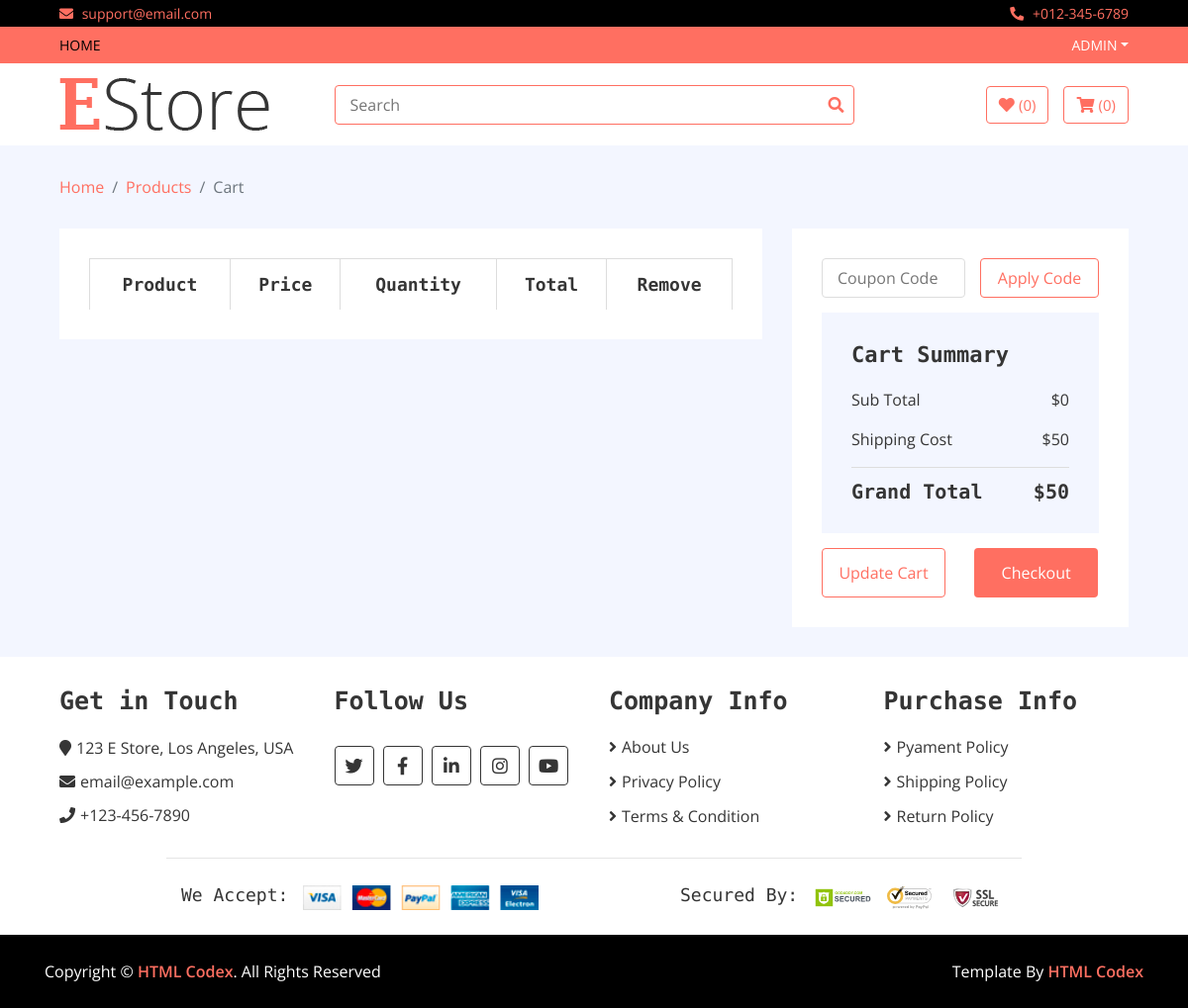
Page /cart (signed in) on the earlier database version.
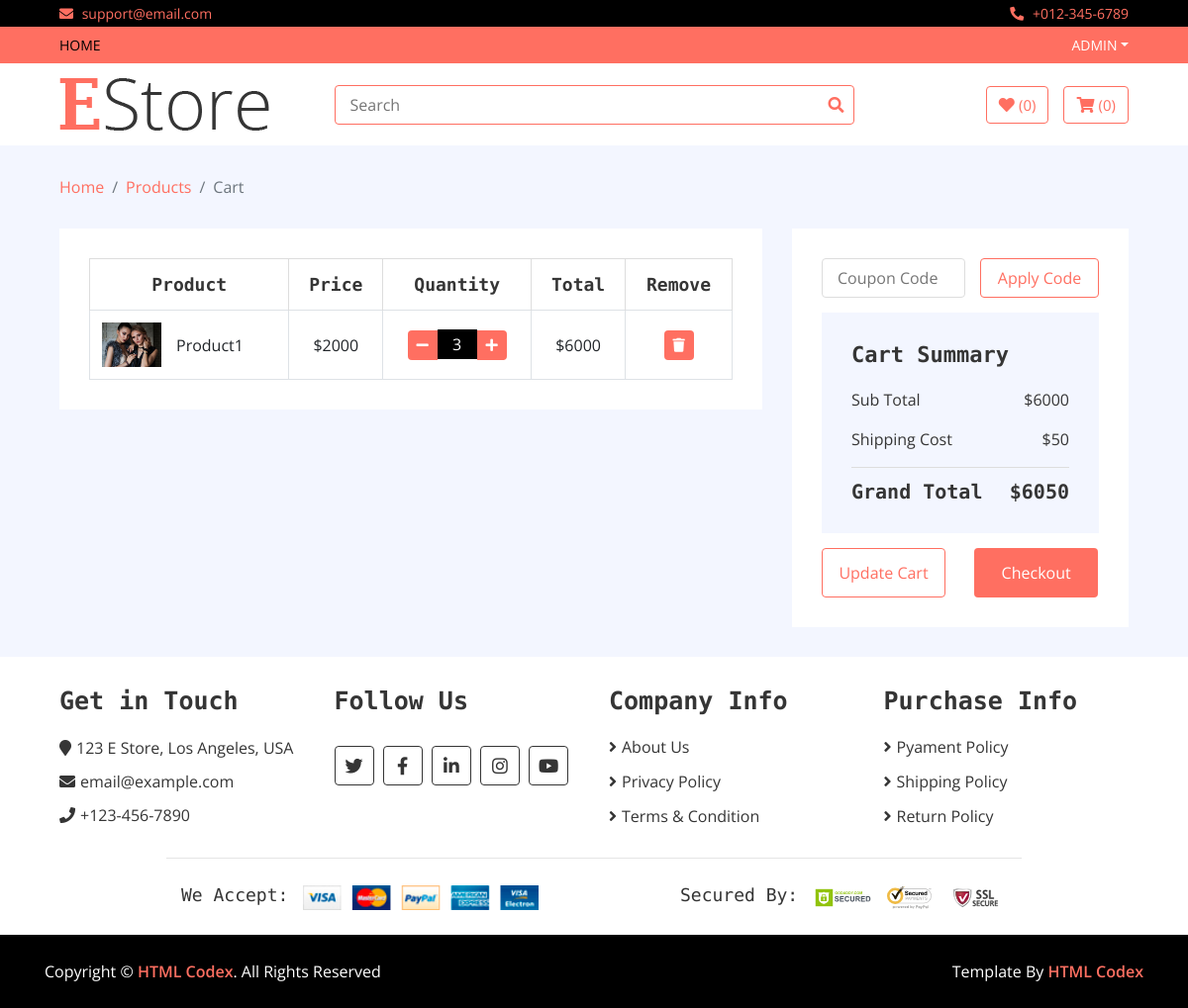
Same page on the later database version.
### home/models.py (models this page shows, shortened)
class Cart(models.Model):
    username = models.CharField(max_length=300)
    slug = models.CharField(max_length=500)
    quantity = models.IntegerField(default = 1)
    items = models.ForeignKey(Product,on_delete = models.CASCADE)
    total = models.IntegerField()
    checkout = models.BooleanField(default=False)

class Product(models.Model):
    name = models.CharField(max_length=300)
    price = models.IntegerField()
    discounted_price = models.IntegerField(default = 0)
    image = models.ImageField(upload_to='media')
    category = models.ForeignKey(Category,on_delete=models.CASCADE)
    subcategory = models.ForeignKey(SubCategory,on_delete=models.CASCADE)
    brand = models.ForeignKey(Brand,on_delete=models.CASCADE)
    description = models.TextField()
    specification = models.TextField()
    slug = models.TextField()
    stock = models.CharField(max_length=20,choices=STOCK)
    label = models.CharField(max_length=20,choices=LABEL)

### home/views.py (the view)
# urls.py: path('cart', CartView.as_view(), name='cart'),
class CartView(BaseView):
    def get(self,request):
        grand_total = 0
        username = request.user.username
        self.views['cart_products'] = Cart.objects.filter(username = username,checkout = False)
        for i in self.views['cart_products']:
            grand_total =  grand_total + i.total
        self.views['all_total'] = grand_total
        self.views['grand_total'] = grand_total + 50
        return render(request,'cart.html',self.views)

### templates/cart.html (shortened to what the changed rows need)
{% extends 'base.html' %}
{% load static %}
{% block content %}
        <div class="cart-page">
            <div class="container-fluid">
                <div class="row">
                    <div class="col-lg-8">
                        <div class="cart-page-inner">
                            <div class="table-responsive">
                                <table class="table table-bordered">
                                    <thead class="thead-dark">
                                        <tr>
                                            <th>Product</th>
                                            <th>Price</th>
                                            <th>Quantity</th>
                                            <th>Total</th>
                                            <th>Remove</th>
                                        </tr>
                                    </thead>
                                    <tbody class="align-middle">
                                    {% for cart in cart_products %}
                                        <tr>
                                            <td>
                                                <div class="img">
                                                    <a href="#"><img src="{{cart.items.image.url}}" alt="Image"></a>
                                                    <p>{{cart.items.name}}</p>
                                                </div>
                                            </td>
                                            {% if cart.items.discounted_price > 0 %}
                                            <td>${{cart.items.discounted_price }}</td>
                                            {% else %}
                                            <td>${{cart.items.price }}</td>
                                            {% endif%}
                                            <td>
                                                <div class="qty">
                                                    <a href = "/reduce_cart/{{cart.slug}}"><button class="btn-minus"><i class="fa fa-minus"></i></button></a>
                                                    <input type="text" value="{{cart.quantity}}">
                                                    <a href = "/add_to_cart/{{cart.slug}}"><button class="btn-plus"><i class="fa fa-plus"></i></button></a>
                                                </div>
                                            </td>
                                            <td>${{cart.total}}</td>
                                            <td><a href = "/delete_cart/{{cart.slug}}"><button><i class="fa fa-trash"></i></button></a></td>
                                        </tr>
                                    {% endfor %}
                                    </tbody>
                                </table>
                            </div>
                        </div>
                    </div>
                    <div class="col-lg-4">
                        <div class="cart-page-inner">
                            <div class="row">
                                <div class="col-md-12">
                                    <div class="cart-summary">
                                        <div class="cart-content">
                                            <h1>Cart Summary</h1>
                                            <p>Sub Total<span>${{all_total}}</span></p>
                                            <h2>Grand Total<span>${{grand_total}}</span></h2>
                                        </div>
                                    </div>
                                </div>
                            </div>
                        </div>
                    </div>
                </div>
            </div>
        </div>
{% endblock %}

Differences in the rows shown:
added Cart: items.image (picture), items.name "Product1", items.price "2000", quantity "3", total "6000"
Other differences:
{{ all_total }}: "0" → "6000"
{{ grand_total }}: "50" → "6050"
